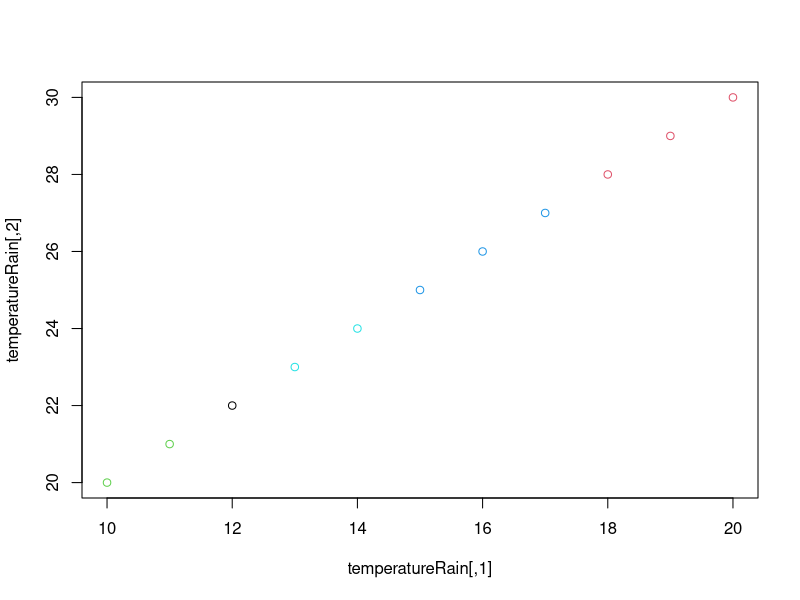

Write the R code that produced this figure.

temperature<-c(10:20);  #cambiar por un vector de TODAS las temperaturas
raining<-c(20:30);       #cambiar por un vector de TODAS las lluvias

temperatureRain <- matrix(c(temperature,raining),ncol=2); #Una columna para las temperaturas y otra para las lluvias.
result <- kmeans(temperatureRain,5)

#para dibujar
plot(temperatureRain,col=result$cluster)

for(i in 1:(length(temperature)))
    print(paste("el clima del pais",i,"es de tipo",result$cluster[i]))